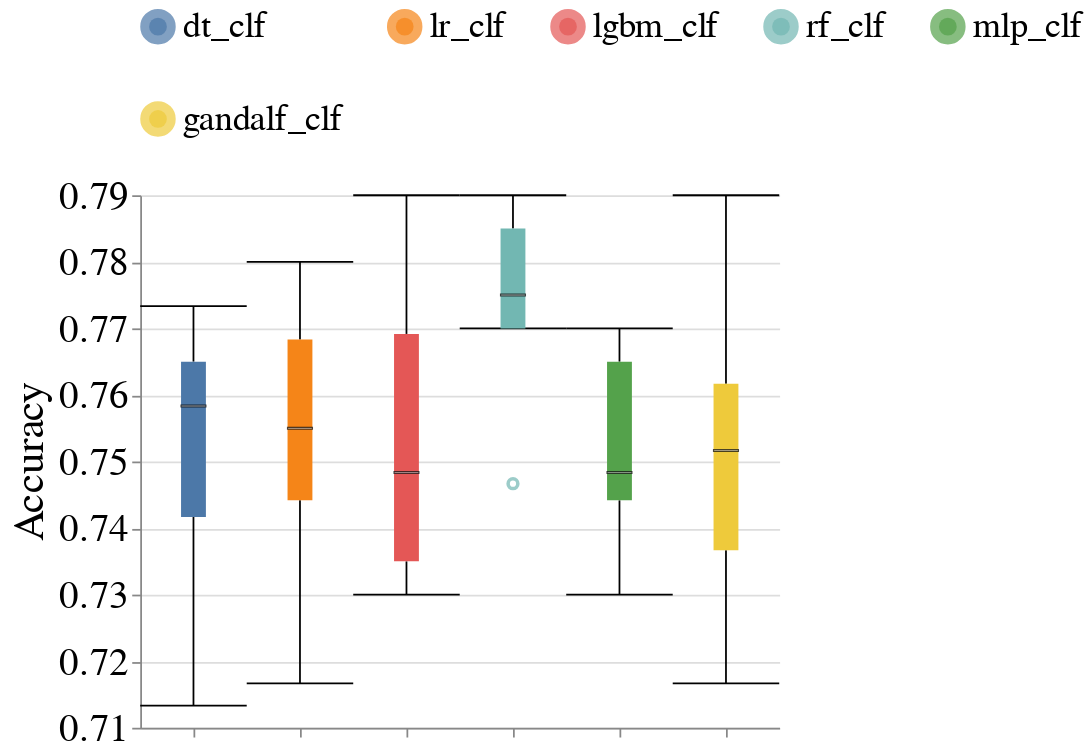

Notebook code cell kept with this figure:
### Markdown cell above
### Overall Metrics

### Code cell
create_box_plots_for_diff_baseline_models(dataset_name=DATASET_NAME,
                                          metric_name='Accuracy',
                                          db_client=db_client)

### Figure 1 — Vega-Lite specification as saved in the notebook (floating-point values rounded to 4 significant figures)
{"config": {"view": {"continuousWidth": 400, "continuousHeight": 300, "stroke": null}, "axis": {"labelFontSize": 22, "labelFontWeight": "normal", "titleFontSize": 24, "titleFontWeight": "normal"}, "facet": {"spacing": 10}, "header": {"labelFontSize": 20, "labelOrient": "bottom", "labelPadding": 5, "titleFontSize": 20}, "legend": {"columns": 5, "direction": "horizontal", "labelFontSize": 20, "labelLimit": 400, "orient": "top", "symbolStrokeWidth": 10, "titleAnchor": "middle", "titleFontSize": 22, "titleLimit": 300}, "title": {"fontSize": 20}}, "data": {"name": "data-ef9ccd105391324e5435abc5898b34a3"}, "mark": {"type": "boxplot", "median": {"stroke": "black", "strokeWidth": 0.7}, "ticks": true}, "encoding": {"color": {"field": "Model_Name", "sort": ["dt_clf", "lr_clf", "lgbm_clf", "rf_clf", "mlp_clf"], "title": null, "type": "nominal"}, "x": {"axis": {"labels": false}, "field": "Model_Name", "sort": ["dt_clf", "lr_clf", "lgbm_clf", "rf_clf", "mlp_clf"], "title": null, "type": "nominal"}, "y": {"field": "Metric_Value", "scale": {"zero": false}, "title": "Accuracy", "type": "quantitative"}}, "width": 360, "$schema": "https://vega.github.io/schema/vega-lite/v4.17.0.json", "datasets": {"data-ef9ccd105391324e5435abc5898b34a3": [{"Dataset_Name": "german", "Null_Imputer_Name": "baseline", "Virny_Random_State": 100, "Model_Name": "dt_clf", "Subgroup": "overall", "Metric": "Accuracy", "Metric_Value": 0.7133}, {"Dataset_Name": "german", "Null_Imputer_Name": "baseline", "Virny_Random_State": 100, "Model_Name": "lr_clf", "Subgroup": "overall", "Metric": "Accuracy", "Metric_Value": 0.7167}, {"Dataset_Name": "german", "Null_Imputer_Name": "baseline", "Virny_Random_State": 200, "Model_Name": "lr_clf", "Subgroup": "overall", "Metric": "Accuracy", "Metric_Value": 0.7633}, {"Dataset_Name": "german", "Null_Imputer_Name": "baseline", "Virny_Random_State": 200, "Model_Name": "dt_clf", "Subgroup": "overall", "Metric": "Accuracy", "Metric_Value": 0.7567}, {"Dataset_Name": "german", "Null_Imputer_Name": "baseline", "Virny_Random_State": 300, "Model_Name": "dt_clf", "Subgroup": "overall", "Metric": "Accuracy", "Metric_Value": 0.7733}, {"Dataset_Name": "german", "Null_Imputer_Name": "baseline", "Virny_Random_State": 300, "Model_Name": "lr_clf", "Subgroup": "overall", "Metric": "Accuracy", "Metric_Value": 0.78}, {"Dataset_Name": "german", "Null_Imputer_Name": "baseline", "Virny_Random_State": 400, "Model_Name": "dt_clf", "Subgroup": "overall", "Metric": "Accuracy", "Metric_Value": 0.7667}, {"Dataset_Name": "german", "Null_Imputer_Name": "baseline", "Virny_Random_State": 500, "Model_Name": "dt_clf", "Subgroup": "overall", "Metric": "Accuracy", "Metric_Value": 0.7367}, {"Dataset_Name": "german", "Null_Imputer_Name": "baseline", "Virny_Random_State": 400, "Model_Name": "lr_clf", "Subgroup": "overall", "Metric": "Accuracy", "Metric_Value": 0.7433}, {"Dataset_Name": "german", "Null_Imputer_Name": "baseline", "Virny_Random_State": 600, "Model_Name": "dt_clf", "Subgroup": "overall", "Metric": "Accuracy", "Metric_Value": 0.76}, {"Dataset_Name": "german", "Null_Imputer_Name": "baseline", "Virny_Random_State": 500, "Model_Name": "lr_clf", "Subgroup": "overall", "Metric": "Accuracy", "Metric_Value": 0.7467}, {"Dataset_Name": "german", "Null_Imputer_Name": "baseline", "Virny_Random_State": 600, "Model_Name": "lr_clf", "Subgroup": "overall", "Metric": "Accuracy", "Metric_Value": 0.77}, {"Dataset_Name": "german", "Null_Imputer_Name": "baseline", "Virny_Random_State": 100, "Model_Name": "rf_clf", "Subgroup": "overall", "Metric": "Accuracy", "Metric_Value": 0.77}, {"Dataset_Name": "german", "Null_Imputer_Name": "baseline", "Virny_Random_State": 300, "Model_Name": "mlp_clf", "Subgroup": "overall", "Metric": "Accuracy", "Metric_Value": 0.77}, {"Dataset_Name": "german", "Null_Imputer_Name": "baseline", "Virny_Random_State": 200, "Model_Name": "rf_clf", "Subgroup": "overall", "Metric": "Accuracy", "Metric_Value": 0.78}, {"Dataset_Name": "german", "Null_Imputer_Name": "baseline", "Virny_Random_State": 400, "Model_Name": "mlp_clf", "Subgroup": "overall", "Metric": "Accuracy", "Metric_Value": 0.7433}, {"Dataset_Name": "german", "Null_Imputer_Name": "baseline", "Virny_Random_State": 300, "Model_Name": "rf_clf", "Subgroup": "overall", "Metric": "Accuracy", "Metric_Value": 0.7867}, {"Dataset_Name": "german", "Null_Imputer_Name": "baseline", "Virny_Random_State": 400, "Model_Name": "rf_clf", "Subgroup": "overall", "Metric": "Accuracy", "Metric_Value": 0.7467}, {"Dataset_Name": "german", "Null_Imputer_Name": "baseline", "Virny_Random_State": 100, "Model_Name": "mlp_clf", "Subgroup": "overall", "Metric": "Accuracy", "Metric_Value": 0.73}, {"Dataset_Name": "german", "Null_Imputer_Name": "baseline", "Virny_Random_State": 500, "Model_Name": "mlp_clf", "Subgroup": "overall", "Metric": "Accuracy", "Metric_Value": 0.75}, {"Dataset_Name": "german", "Null_Imputer_Name": "baseline", "Virny_Random_State": 500, "Model_Name": "rf_clf", "Subgroup": "overall", "Metric": "Accuracy", "Metric_Value": 0.77}, {"Dataset_Name": "german", "Null_Imputer_Name": "baseline", "Virny_Random_State": 600, "Model_Name": "rf_clf", "Subgroup": "overall", "Metric": "Accuracy", "Metric_Value": 0.79}, {"Dataset_Name": "german", "Null_Imputer_Name": "baseline", "Virny_Random_State": 200, "Model_Name": "mlp_clf", "Subgroup": "overall", "Metric": "Accuracy", "Metric_Value": 0.7467}, {"Dataset_Name": "german", "Null_Imputer_Name": "baseline", "Virny_Random_State": 600, "Model_Name": "mlp_clf", "Subgroup": "overall", "Metric": "Accuracy", "Metric_Value": 0.77}, {"Dataset_Name": "german", "Null_Imputer_Name": "baseline", "Virny_Random_State": 300, "Model_Name": "lgbm_clf", "Subgroup": "overall", "Metric": "Accuracy", "Metric_Value": 0.7733}, {"Dataset_Name": "german", "Null_Imputer_Name": "baseline", "Virny_Random_State": 100, "Model_Name": "lgbm_clf", "Subgroup": "overall", "Metric": "Accuracy", "Metric_Value": 0.7333}, {"Dataset_Name": "german", "Null_Imputer_Name": "baseline", "Virny_Random_State": 500, "Model_Name": "lgbm_clf", "Subgroup": "overall", "Metric": "Accuracy", "Metric_Value": 0.7567}, {"Dataset_Name": "german", "Null_Imputer_Name": "baseline", "Virny_Random_State": 400, "Model_Name": "lgbm_clf", "Subgroup": "overall", "Metric": "Accuracy", "Metric_Value": 0.73}, {"Dataset_Name": "german", "Null_Imputer_Name": "baseline", "Virny_Random_State": 200, "Model_Name": "lgbm_clf", "Subgroup": "overall", "Metric": "Accuracy", "Metric_Value": 0.79}, {"Dataset_Name": "german", "Null_Imputer_Name": "baseline", "Virny_Random_State": 600, "Model_Name": "lgbm_clf", "Subgroup": "overall", "Metric": "Accuracy", "Metric_Value": 0.74}, {"Dataset_Name": "german", "Null_Imputer_Name": "baseline", "Virny_Random_State": 100, "Model_Name": "gandalf_clf", "Subgroup": "overall", "Metric": "Accuracy", "Metric_Value": 0.7633}, {"Dataset_Name": "german", "Null_Imputer_Name": "baseline", "Virny_Random_State": 200, "Model_Name": "gandalf_clf", "Subgroup": "overall", "Metric": "Accuracy", "Metric_Value": 0.7467}, {"Dataset_Name": "german", "Null_Imputer_Name": "baseline", "Virny_Random_State": 300, "Model_Name": "gandalf_clf", "Subgroup": "overall", "Metric": "Accuracy", "Metric_Value": 0.79}, {"Dataset_Name": "german", "Null_Imputer_Name": "baseline", "Virny_Random_State": 400, "Model_Name": "gandalf_clf", "Subgroup": "overall", "Metric": "Accuracy", "Metric_Value": 0.7333}, {"Dataset_Name": "german", "Null_Imputer_Name": "baseline", "Virny_Random_State": 500, "Model_Name": "gandalf_clf", "Subgroup": "overall", "Metric": "Accuracy", "Metric_Value": 0.7167}, {"Dataset_Name": "german", "Null_Imputer_Name": "baseline", "Virny_Random_State": 600, "Model_Name": "gandalf_clf", "Subgroup": "overall", "Metric": "Accuracy", "Metric_Value": 0.7567}]}}
